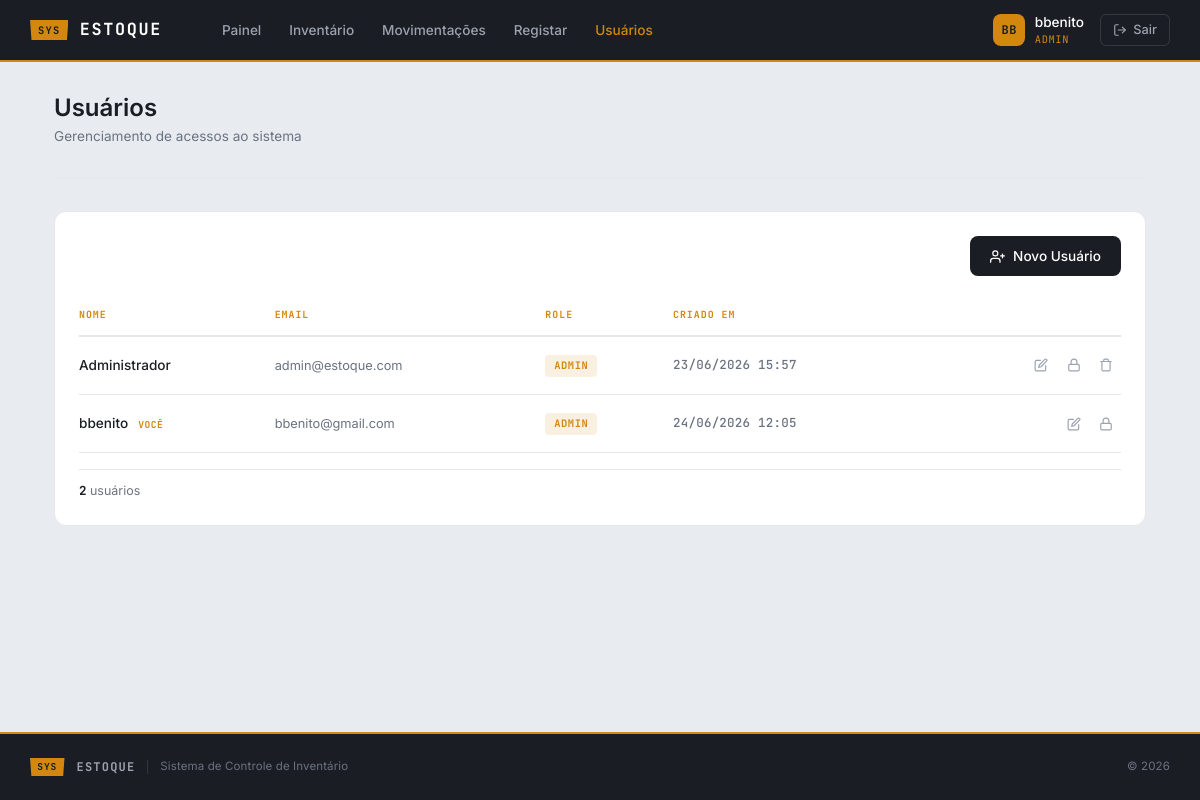
The page /pages/Usuarios.php (signed in) on the database its author committed.
### tables this page shows
CREATE TABLE `usuarios` (
  `id` int(255) NOT NULL,
  `nome` varchar(100) NOT NULL,
  `email` varchar(100) NOT NULL,
  `senha` varchar(255) NOT NULL,
  `role` enum('admin','funcionario') NOT NULL,
  `criado_em` timestamp NOT NULL DEFAULT current_timestamp()
);

### model/Usuario.php (called while the page is built, shortened)
<?php
class Usuario
{
    private $conn;
    public function __construct($conn)
    {
        $this->conn = $conn;
    }
    public function listarTodos()
    {
        $sql = "SELECT id, nome, email, role, criado_em FROM usuarios ORDER BY nome ASC";
        $query = $this->conn->prepare($sql);
        $query->execute();
        $result = $query->get_result();
        return $result->fetch_all(MYSQLI_ASSOC);
    }
}

### pages/Usuarios.php (the view, shortened to what this page needs)
<?php
require_once __DIR__ . "/../config/Database.php";
require_once __DIR__ . "/../model/Usuario.php";
$db = new Database();
$conn = $db->conectar();
$usuario = new Usuario($conn);
$usuarios = $usuario->listarTodos();
$totalUsuarios = count($usuarios);
require_once "layouts/header.php";
?>
<div class="app-body">
    <div class="app-container">
        <div class="page-header">
            <h1>Usuários</h1>
            <p>Gerenciamento de acessos ao sistema</p>
        </div>
        <div class="card-app">
            <div class="list-toolbar">
                <div class="list-toolbar-right" style="margin-left:auto;">
                    <button type="button" class="btn-primary-app" data-bs-toggle="modal" data-bs-target="#criarModal">
                        <svg viewBox="0 0 24 24"><path d="M16 21v-2a4 4 0 0 0-4-4H5a4 4 0 0 0-4 4v2"/><circle cx="8.5" cy="7" r="4"/><line x1="20" y1="8" x2="20" y2="14"/><line x1="23" y1="11" x2="17" y2="11"/></svg>
                        Novo Usuário
                    </button>
                </div>
            </div>
            <?php if (empty($usuarios)): ?>
            <div class="empty-state">
                <svg viewBox="0 0 24 24"><path d="M17 21v-2a4 4 0 0 0-4-4H5a4 4 0 0 0-4 4v2"/><circle cx="9" cy="7" r="4"/><path d="M23 21v-2a4 4 0 0 0-3-3.87"/><path d="M16 3.13a4 4 0 0 1 0 7.75"/></svg>
                <h3>Nenhum usuário registado</h3>
                <p>Crie o primeiro usuário para conceder acesso ao sistema.</p>
            </div>
            <?php else: ?>
            <div class="list-table-wrap">
                <table class="list-table">
                    <thead>
                        <tr>
                            <th>Nome</th>
                            <th>Email</th>
                            <th>Role</th>
                            <th>Criado em</th>
                            <th></th>
                        </tr>
                    </thead>
                    <tbody>
                        <?php foreach ($usuarios as $u):
                            $isSelf = (int)$u['id'] === (int)$_SESSION['id'];
                        ?>
                        <tr>
                            <td class="cell-name">
                                <?= htmlspecialchars($u['nome']) ?>
                                <?php if ($isSelf): ?>
                                <span style="font-family:var(--font-tag);font-size:0.6rem;font-weight:700;letter-spacing:0.06em;color:var(--c-amber);margin-left:0.4rem;text-transform:uppercase;">VOCÊ</span>
                                <?php endif; ?>
                            </td>
                            <td class="cell-category"><?= htmlspecialchars($u['email']) ?></td>
                            <td>
                                <span class="role-badge role-<?= $u['role'] ?>"><?= $u['role'] === 'admin' ? 'Admin' : 'Funcionário' ?></span>
                            </td>
                            <td class="cell-code"><?= date('d/m/Y H:i', strtotime($u['criado_em'])) ?></td>
                            <td>
                                <div class="action-group">
                                    <button type="button" class="action-btn edit" title="Editar" data-bs-toggle="modal" data-bs-target="#editarModal"
                                        data-id="<?= $u['id'] ?>"
                                        data-nome="<?= htmlspecialchars($u['nome'], ENT_QUOTES) ?>"
                                        data-email="<?= htmlspecialchars($u['email'], ENT_QUOTES) ?>"
                                        data-role="<?= $u['role'] ?>">
                                        <svg viewBox="0 0 24 24"><path d="M11 4H4a2 2 0 0 0-2 2v14a2 2 0 0 0 2 2h14a2 2 0 0 0 2-2v-7"/><path d="M18.5 2.5a2.121 2.121 0 0 1 3 3L12 15l-4 1 1-4 9.5-9.5z"/></svg>
                                    </button>
                                    <button type="button" class="action-btn edit" title="Alterar Senha" data-bs-toggle="modal" data-bs-target="#senhaModal"
                                        data-id="<?= $u['id'] ?>"
                                        data-nome="<?= htmlspecialchars($u['nome'], ENT_QUOTES) ?>">
                                        <svg viewBox="0 0 24 24"><rect x="3" y="11" width="18" height="11" rx="2" ry="2"/><path d="M7 11V7a5 5 0 0 1 10 0v4"/></svg>
                                    </button>
                                    <?php if (!$isSelf): ?>
                                    <button type="button" class="action-btn delete" title="Excluir" data-bs-toggle="modal" data-bs-target="#deleteModal"
                                        data-id="<?= $u['id'] ?>"
                                        data-nome="<?= htmlspecialchars($u['nome'], ENT_QUOTES) ?>">
                                        <svg viewBox="0 0 24 24"><polyline points="3 6 5 6 21 6"/><path d="M19 6v14a2 2 0 0 1-2 2H7a2 2 0 0 1-2-2V6m3 0V4a2 2 0 0 1 2-2h4a2 2 0 0 1 2 2v2"/></svg>
                                    </button>
                                    <?php endif; ?>
                                </div>
                            </td>
                        </tr>
                        <?php endforeach; ?>
                    </tbody>
                </table>
            </div>
            <div class="list-summary">
                <span><strong><?= $totalUsuarios ?></strong> usuários</span>
            </div>
            <?php endif; ?>
        </div>
    </div>
</div>
<?php require_once "layouts/footer.php"; ?>

### public/css/app.css (style rules this page uses)
:root { --c-deep: #1A1D23; --c-deep-mid: #252830; --c-paper: #E8ECF1; --c-amber: #D4870E; --c-amber-light: #F5B942; --c-white: #FFFFFF; --c-muted: #6B7280; --c-muted-light: #9CA3AF; --c-border: #D1D5DB; --c-border-light: #E5E7EB; --c-input-bg: #F3F4F6; --c-error: #DC2626; --c-success: #059669; --font-body: 'Inter', system-ui, sans-serif; --font-tag: 'JetBrains Mono', monospace; }
*, *::before, *::after { margin: 0; padding: 0; box-sizing: border-box; }
body { font-family: var(--font-body); background: var(--c-paper); color: var(--c-deep); min-height: 100vh; display: flex; flex-direction: column; }
.app-body { flex: 1; padding: 2rem 0; }
.app-container { max-width: 1140px; margin: 0 auto; padding: 0 1.5rem; width: 100%; }
.page-header { margin-bottom: 2rem; padding-bottom: 1rem; border-bottom: 1px solid var(--c-border-light); }
.page-header h1 { font-size: 1.5rem; font-weight: 600; color: var(--c-deep); margin-bottom: 0.2rem; }
.page-header p { font-size: 0.85rem; color: var(--c-muted); }
.btn-primary-app { display: inline-flex; align-items: center; gap: 0.5rem; padding: 0.6rem 1.25rem; background: var(--c-deep); color: var(--c-white); border: none; border-radius: 8px; font-family: var(--font-body); font-size: 0.85rem; font-weight: 500; cursor: pointer; transition: background 0.15s; }
.btn-primary-app svg { width: 15px; height: 15px; stroke: currentColor; fill: none; stroke-width: 2; stroke-linecap: round; stroke-linejoin: round; }
.card-app { background: var(--c-white); border: 1px solid var(--c-border-light); border-radius: 12px; padding: 1.5rem; }
.list-toolbar { display: flex; align-items: center; gap: 0.75rem; margin-bottom: 1.25rem; }
.list-toolbar-right { display: flex; align-items: center; gap: 0.5rem; flex-shrink: 0; }
.list-table-wrap { overflow-x: auto; }
.list-table { width: 100%; border-collapse: separate; border-spacing: 0; font-size: 0.85rem; }
.list-table thead th { font-family: var(--font-tag); font-size: 0.62rem; font-weight: 700; letter-spacing: 0.1em; text-transform: uppercase; color: var(--c-amber); padding: 0.75rem 0.5rem; border-bottom: 2px solid var(--c-border-light); text-align: left; white-space: nowrap; }
.list-table thead th:first-child { padding-left: 0; }
.list-table thead th:last-child { padding-right: 0; text-align: right; }
.list-table tbody tr { transition: background 0.12s; }
.list-table tbody td { padding: 0.85rem 0.5rem; border-bottom: 1px solid var(--c-border-light); vertical-align: middle; }
.list-table tbody td:first-child { padding-left: 0; }
.list-table tbody td:last-child { padding-right: 0; text-align: right; }
.cell-code { font-family: var(--font-tag); font-size: 0.78rem; font-weight: 500; color: var(--c-muted); letter-spacing: 0.02em; }
.cell-name { font-weight: 500; color: var(--c-deep); }
.cell-category { color: var(--c-muted); font-size: 0.8rem; }
.action-group { display: inline-flex; align-items: center; gap: 0.15rem; }
.action-btn { display: inline-flex; align-items: center; justify-content: center; width: 30px; height: 30px; border: 1.5px solid transparent; border-radius: 6px; background: none; cursor: pointer; transition: all 0.15s; text-decoration: none; }
.action-btn svg { width: 14px; height: 14px; stroke: currentColor; fill: none; stroke-width: 2; stroke-linecap: round; stroke-linejoin: round; }
.action-btn.edit { color: var(--c-muted-light); }
.action-btn.delete { color: var(--c-muted-light); }
.list-summary { display: flex; align-items: center; justify-content: space-between; margin-top: 1rem; padding-top: 0.75rem; border-top: 1px solid var(--c-border-light); }
.list-summary span { font-size: 0.78rem; color: var(--c-muted); }
.list-summary strong { font-family: var(--font-tag); font-weight: 700; color: var(--c-deep); }
.role-badge { font-family: var(--font-tag); font-size: 0.65rem; font-weight: 700; letter-spacing: 0.06em; text-transform: uppercase; padding: 0.2rem 0.55rem; border-radius: 4px; display: inline-block; }
.role-badge.role-admin { background: rgba(212, 135, 14, 0.12); color: var(--c-amber); }

### rows shown on the page
usuarios: nome "Administrador", email "admin@estoque.com", role "ADMIN", criado_em "23/06/2026 15:57"
usuarios: nome "bbenito", shows "VOCÊ", email "bbenito@gmail.com", role "ADMIN", criado_em "24/06/2026 12:05"

### other values the page prints
substr($_SESSION['nome'] ?? 'U', 0, 2) "BB"
$_SESSION['nome'] "bbenito"
$_SESSION['role'] "ADMIN"
$totalUsuarios "2"
